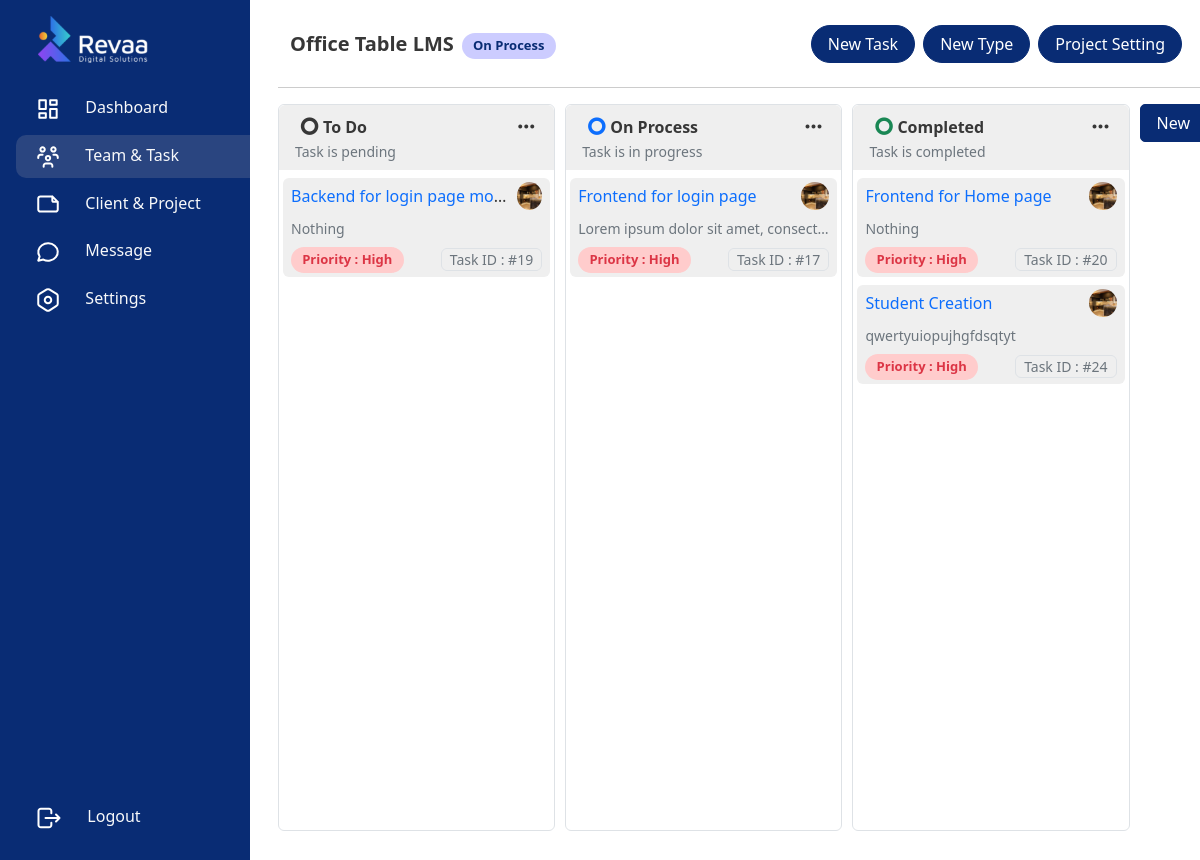
The app's page /team/1/4/ (signed in) with its own data.
### frontend/models.py (models this page shows, shortened)
class Project(models.Model):
    WAITING_TO_START = 'Waiting to Start'
    DROPPED = 'Dropped'
    HOLD = 'Hold'
    ON_PROCESS = 'On Process'
    COMPLETED = 'Completed'
    CLOSED = 'Closed'
    STATUS_CHOICES = [
        (WAITING_TO_START, 'Waiting to Start'),
        (DROPPED, 'Dropped'),
        (HOLD, 'Hold'),
        (ON_PROCESS, 'On Process'),
        (COMPLETED, 'Completed'),
        (CLOSED, 'Closed'),
    ]
    HIGH = 'High'
    MEDIUM = 'Medium'
    LOW = 'Low'
    PRIORITY_CHOICES = [
        (HIGH, 'High'),
        (MEDIUM, 'Medium'),
        (LOW, 'Low'),
    ]
    project_img = models.ImageField(upload_to='path/to/upload/', null=True, blank=True)
    client = models.ForeignKey(customersTable, on_delete=models.CASCADE)
    project_name = models.CharField(max_length=255)  # Added max_length for project name
    project_description = models.TextField(null=True, blank=True)  # Fixed typo from project_discription to project_description
    start_date = models.DateField(null=True, blank=True)
    end_of_date = models.DateField(null=True, blank=True)
    status = models.CharField(choices=STATUS_CHOICES, default=WAITING_TO_START, max_length=16, null=True, blank=True)
    priority = models.CharField(choices=PRIORITY_CHOICES, max_length=10, null=True, blank=True)
    team = models.ForeignKey(Team, on_delete=models.SET_NULL, related_name='projects', null=True)
    created_by = models.ForeignKey(User, on_delete=models.SET_NULL, related_name='projects_created', null=True)
    created_date = models.DateField(auto_now_add=True)
    updated_by = models.ForeignKey(User, on_delete=models.SET_NULL, related_name='projects_updated', null=True)
    updated_date = models.DateField(auto_now=True)

class status(models.Model):
    NONE = 'None'
    GRAY = 'Gray'
    BLUE = 'Blue'
    GREEN = 'Green'
    YELLOW = 'Yellow'
    ORANGE = 'Orange'
    RED = 'Red'
    PINK = 'Pink'
    PURPLE = 'Purple'
    COLOR = [
        (NONE, 'None'),
        (GRAY, 'Gray'),
        (BLUE, 'Blue'),
        (GREEN, 'Green'),
        (YELLOW, 'Yellow'),
        (ORANGE, 'Orange'),
        (RED, 'Red'),
        (PINK, 'Pink'),
        (PURPLE, 'Purple'),
    ]
    name = models.CharField(max_length=255)
    description = models.TextField()
    color = models.CharField(choices=COLOR, max_length=16, null=True, blank=True)
    project = models.ForeignKey(Project, on_delete=models.CASCADE, related_name='status_project')

class TaskSheet(models.Model):
    HIGH = 'High'
    MEDIUM = 'Medium'
    LOW = 'Low'
    PRIORITY_CHOICES = [
        (HIGH, 'High'),
        (MEDIUM, 'Medium'),
        (LOW, 'Low'),
    ]
    client = models.ForeignKey(customersTable, on_delete=models.SET_NULL, null=True, blank=True)
    title = models.CharField(max_length=250)
    description = models.TextField(max_length=1000)
    task_type = models.ForeignKey(Type, on_delete=models.CASCADE)
    priority = models.CharField(choices=PRIORITY_CHOICES, max_length=10, null=True, blank=True)
    status = models.ForeignKey(status, on_delete=models.CASCADE)
    start_date_time = models.DateTimeField(null=True, blank=True)
    ETA = models.IntegerField(null=True, blank=True) # Estimated Time of Arrival in minutes/hours/days (specify unit in a comment)
    end_date_time = models.DateTimeField(null=True, blank=True)
    project = models.ForeignKey(Project, on_delete=models.CASCADE)
    assigned_to = models.ForeignKey(EmployeeDetail, related_name='tasks_assigned_to', on_delete=models.CASCADE)
    assigned_from = models.ForeignKey(EmployeeDetail, related_name='tasks_assigned_from', on_delete=models.CASCADE)
    attachment = models.FileField(upload_to=attachment_upload_to, blank=True, null=True)
    hold = models.BooleanField(default=False)
    note_start_time = models.DateTimeField(null=True, blank=True)
    note_end_time = models.DateTimeField(null=True, blank=True)

class EmployeeDetail(models.Model):
    user = models.OneToOneField(User, on_delete=models.CASCADE)
    employee_id = models.CharField(max_length=10, unique=True, blank=True, null=True)
    name = models.CharField(max_length=255)
    mobile_number = models.CharField(max_length=15)
    address = models.TextField()
    date_of_birth = models.DateField()
    second_mobile_number = models.CharField(max_length=15, blank=True, null=True)
    aadhar_card_copy = models.FileField(upload_to='aadhar/', blank=True, null=True)
    pan_card_copy = models.FileField(upload_to='pan/', blank=True, null=True)
    college_mark_sheet = models.FileField(upload_to='college_marks/', blank=True, null=True)
    employee_photo = models.ImageField(upload_to='Profile', blank=True, null=True)
    twelfth_mark_sheet = models.FileField(upload_to='12th_marks/', blank=True, null=True)
    tenth_mark_sheet = models.FileField(upload_to='10th_marks/', blank=True, null=True)
    blood_group = models.CharField(max_length=5, blank=True, null=True)
    is_trainee = models.BooleanField(default=False)
    is_team_member = models.BooleanField(default=False)
    is_team_leader = models.BooleanField(default=False)
    is_manager = models.BooleanField(default=False)
    is_admin = models.BooleanField(default=False)
    is_admin_assistant = models.BooleanField(default=False)
    creative = models.BooleanField(default=False)
    digital_marketin = models.BooleanField(default=False)
    development = models.BooleanField(default=False)
    client_relationship = models.BooleanField(default=False)
    Graphic_designer = models.BooleanField(default=False)
    Video_Editing = models.BooleanField(default=False)
    Social_Media_Management = models.BooleanField(default=False)
    Content_Creation = models.BooleanField(default=False)
    Search_Engine_Optimization = models.BooleanField(default=False)
    Contant_Writing = models.BooleanField(default=False)
    Webside_Development = models.BooleanField(default=False)
    Software_Development = models.BooleanField(default=False)
    App_Development = models.BooleanField(default=False)
    Testing = models.BooleanField(default=False)
    Account_Manager = models.BooleanField(default=False)
    Admin = models.BooleanField(default=False)
    creaded_by =  models.CharField(max_length=255, blank=True, null=True)
    created_at = models.DateTimeField(blank=True, null=True)
    updated_by = models.CharField(max_length=255, blank=True, null=True)
    updated_at = models.DateTimeField(blank=True, null=True)

### frontend/functions/project_details.py (the view)
# urls.py: path('team/<int:team_pk>/<int:project_pk>/', project_details.projects_details, name='project_details'),
@login_required(login_url='login')
def projects_details(request, team_pk, project_pk):
    try:
        get_team = Team.objects.get(pk=team_pk)
        get_project = Project.objects.get(pk=project_pk)
        statuss = status.objects.filter(project=get_project)
        types = Type.objects.filter(project=get_project)
        team_members = get_team.members.all()
        Priority = TaskSheet.PRIORITY_CHOICES
        tasks = TaskSheet.objects.filter(project=get_project)
    except:
        messages.error(request, "Invalid team or project")
        messages.error(request, 'Team is not found')
        return redirect('teams')
    context = {
        'teams_page': 'active',
        'get_team':get_team,
        'get_project':get_project,
        'statuss':statuss,
        'types':types,
        'team_members':team_members,
        'Priority':Priority,
        'tasks':tasks,
    }
    return render(request, 'tmt-tool/project_details.html', context)

### templates/tmt-tool/project_details.html (shortened to what this page needs)
{% extends 'base.html' %}
{% load static %}
{% block container %}
<link href="https://cdn.jsdelivr.net/npm/flatpickr/dist/flatpickr.min.css" rel="stylesheet">
<div class="d-flex">
    {% include 'includes/sidebar.html' %}
    <div class="content w-100">
        <div class="container">
            <div class="container d-flex align-items-center justify-content-between">
                <div class="d-flex align-items-center">
                    <p class="fs-5 fw-bold m-0 p-0 me-2">{{get_project.project_name}}</p>
                    <p class="m-0 p-0 me-md-3
                        {% if get_project.status == 'Waiting to Start' %}
                        cs-alert-orange
                        {% elif get_project.status == 'Hold' %}
                        cs-alert-danger
                        {% elif get_project.status == 'Close' %}
                        cs-alert-danger
                        {% elif get_project.status == 'Completed' %}
                        cs-alert-green
                        {% elif get_project.status == 'On Process' %}
                        cs-alert-primary
                        {% endif %}
                        mt-1">{{get_project.status}}</p>
                </div>
                <div class="d-flex align-items-center justify-content-between">
                    {% if statuss %}
                    <button type="button" class="btn btn-primary px-3 me-2 d-flex align-items-center justify-content-center"
                        data-bs-toggle="modal" data-bs-target="#addnewtask">New Task
                    </button>
                    <button type="button" class="btn btn-primary px-3 me-2 d-flex align-items-center justify-content-center"
                        data-bs-toggle="modal" data-bs-target="#addnewtype">New Type
                    </button>
                    {% endif %}
                    <nav class="navbar">
                        <div class="">
                            <button class="btn btn-primary px-3 me-2" type="button" data-bs-toggle="offcanvas" data-bs-target="#projectsettingalert" aria-controls="offcanvasNavbar">
                                Project Setting
                            </button>
                        </div>
                    </nav>
                </div>
            </div>
            <hr>
            <div class="d-flex align-items-start justify-content-start" style="height: 82vh; width: 77vw; gap: 10px; overflow-x: auto;">
                {% if statuss %}
                {% for status in statuss %}
                <div class="h-100" style="min-width: 30%; width: 30%;">
                    <div class="container px-0 rounded border" style="height: 100%; overflow-x: auto;">
                        <div class="py-2 px-3 bg-gray rounded-top ">
                            <div class="d-flex align-items-center justify-content-between">
                                <div class="d-flex align-items-center" style="width: 90%;">
                                    <i class="bx bx-radio-circle fs-3 fw-bold
                                    {% if status.color == 'None' %} text-dark
                                    {% elif status.color == 'Gray' %} text-gray
                                    {% elif status.color == 'Blue' %} text-primary
                                    {% elif status.color == 'Green' %} text-success
                                    {% elif status.color == 'Yellow' %} text-warning
                                    {% elif status.color == 'Orange' %} text-orange
                                    {% elif status.color == 'Red' %} text-danger
                                    {% elif status.color == 'Pink' %} text-pink
                                    {% elif status.color == 'Purple' %} text-purple
                                    {% endif %}"></i>
                                    <p class="m-0 fw-semibold text-truncate">{{status.name}}</p>
                                </div>
                                <div class="btn-group">
                                    <i class='bx bx-dots-horizontal-rounded fs-4' data-bs-toggle="dropdown" aria-expanded="false"></i>
                                </div>
                            </div>
                            <p class="p-0 m-0 small text-muted text-truncate">{{status.description}}</p>
                        </div>
                        <div class="pb-1">
                            {% for task in tasks %}
                            {% if task.status.id == status.id %}
                            <div class="task-body {% if task.hold == True %} border {% endif %} border-danger mt-2 p-1 px-2 mx-1 bg-gray rounded">
                                <div class="d-flex align-items-center justify-content-between mb-2">
                                    <p class="m-0 p-0 text-truncate me-2"><a href="{% url 'taskopen' team_pk=get_team.pk project_pk=get_project.pk task_pk=task.pk %}" class="text-decoration-none text-primary">{{task.title}}</a></p>
                                    <div class="d-flex align-items-center justify-content-center" style="width: 28  px; height: 28px; border-radius: 50%; overflow: hidden;">
                                        {% if task.assigned_to.employee_photo %}
                                        <img src="{{task.assigned_to.employee_photo.url}}" alt="" class="w-100 h-100">
                                        {% else %}
                                        <img src="https://www.svgrepo.com/show/384676/account-avatar-profile-user-6.svg" alt="" class="w-100 h-100">
                                        {% endif %}
                                    </div>
                                </div>
                                <p class="m-0 p-0 small text-muted text-truncate">{{task.description}}</p>
                                <div class="d-flex align-items-center justify-content-between mt-2">
                                    <p class="m-0 p-0 small
                                    {% if task.priority == 'Low' %}
                                    cs-alert-primary
                                    {% elif task.priority == 'Medium' %}
                                    cs-alert-orange
                                    {% elif task.priority == 'High' %}
                                    cs-alert-danger
                                    {% else %}
                                    cs-alert-yellow
                                    {% endif %}">Priority : {{task.priority}}</p>
                                    <p class="p-0 m-0 text-muted small border px-2 rounded">Task ID : #{{task.pk}}</p>
                                </div>
                            </div>
                            {% endif %}
                            {% endfor %}
                        </div>
                    </div>
                </div>
                {% endfor %}
                <button type="button" class="btn btn-primary px-3 me-2 d-flex align-items-center justify-content-center" data-bs-toggle="modal" data-bs-target="#addnewstatus" style="border-radius: 5px !important;"> New
                </button>
                {% endif %}
            </div>
        </div>
    </div>
</div>
{% endblock %}

### records on screen
Project: project_name "Office Table LMS", status "On Process"
status: name "To Do", description "Task is pending"
TaskSheet: title "Backend for login page mo…", assigned_to.employee_photo (picture), description "Nothing", priority "High", pk "19"
status: name "On Process", description "Task is in progress"
TaskSheet: title "Frontend for login page", assigned_to.employee_photo (picture), description "Lorem ipsum dolor sit amet, consect…", priority "High", pk "17"
status: name "Completed", description "Task is completed"
TaskSheet: title "Frontend for Home page", assigned_to.employee_photo (picture), description "Nothing", priority "High", pk "20"
TaskSheet: title "Student Creation", assigned_to.employee_photo (picture), description "qwertyuiopujhgfdsqtyt", priority "High", pk "24"
